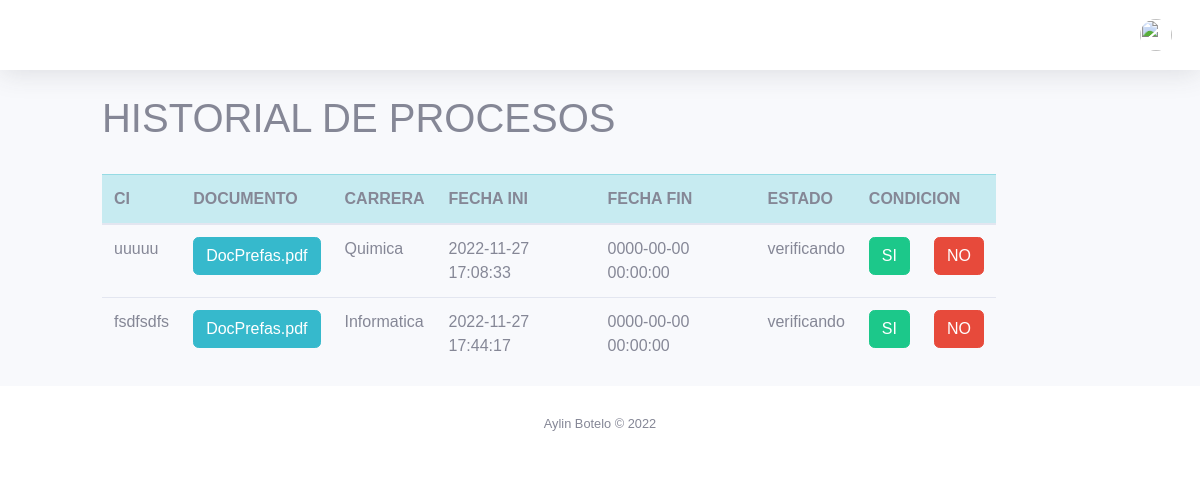
Page /vista/procesosKardex.php on the committed database.
### tables this page shows
CREATE TABLE `proceso_verificacion` (
  `id` int(11) NOT NULL,
  `id_persona` int(11) NOT NULL,
  `ci` varchar(20) NOT NULL,
  `nomDoc` varchar(100) NOT NULL,
  `carrera` varchar(30) NOT NULL,
  `fechaIni` datetime NOT NULL,
  `fechaFin` datetime DEFAULT NULL,
  `estado` varchar(30) NOT NULL
);

### vista/procesosKardex.php (the view, shortened to what this page needs)
<?php
include("../vista/adminVistaGeneral.php")
?>
<div class='row'>
    <div class="col-md-1"></div>
    <div class="col-md-9">
        <h1>HISTORIAL DE PROCESOS</h1>
        <table class='table'>
            <thead class='table-info'>
                <tr>
                    <th scope='col'>CI</th>
                    <th scope='col'>DOCUMENTO</th>
                    <th scope='col'>CARRERA</th>
                    <th scope='col'>FECHA INI</th>
                    <th scope='col'>FECHA FIN</th>
                    <th scope='col'>ESTADO</th>
                    <th scope='col' colspan="2">CONDICION</th>
                </tr>
            </thead>
            <tbody>
                <?php
                include('../modelo/conexion.php');
                $f=$_SESSION['flujo'];
                $p=$_SESSION['proceso'];
                $res=$conexion->query("select * from proceso_verificacion where estado='verificando'");
                $res2=$conexion->query("select * from condicional where flujo = '$f' and proceso= '$p'");
                $condicion=mysqli_fetch_array($res2);
                $porSi =  $condicion['procesoPorSi'];
                $porNo =  $condicion['procesoPorNo'];
                while($reg=mysqli_fetch_array($res)){
                    echo "<tr>";
                    echo "<td>". $reg['ci']."</td>";
                    echo "<td> <a href = '../controlador/doc/$reg[3]' class='btn btn-info'>". $reg['nomDoc']."</a></td>";
                    echo "<td>". $reg['carrera']."</td>";
                    echo "<td>". $reg['fechaIni']."</td>";
                    echo "<td>". $reg['fechaFin']."</td>";
                    echo "<td>". $reg['estado']."</td>";
                    echo "<td> <a href = 'motor.php?flujo=$f&proceso=$porSi&idProceso=$reg[0]&pagAnterior=$p' class='btn btn-success'>"."SI"."</a></td>";
                    echo "<td> <a href = 'motor.php?flujo=$f&proceso=$porNo&idProceso=$reg[0]&pagAnterior=$p' class='btn btn-danger'>"."NO"."</a></td>";
                    echo "</tr>";
                }
                ?>
            </tbody>
        </table>
    </div>
    <div class="col-md-2"></div>
    </div>
<?php
require_once "footerDash.php";
?>

### css/style.css (style rules this page uses)
* { margin: 0 0; padding: 0 0; font-family: Arial, Helvetica, sans-serif; }
a { color: black; text-decoration: none; }

### rows in the picture
proceso_verificacion: ci "uuuuu", nomDoc "DocPrefas.pdf", carrera "Quimica", fechaIni "2022-11-27 17:08:33", fechaFin "0000-00-00 00:00:00", estado "verificando"
proceso_verificacion: ci "fsdfsdfs", nomDoc "DocPrefas.pdf", carrera "Informatica", fechaIni "2022-11-27 17:44:17", fechaFin "0000-00-00 00:00:00", estado "verificando"
